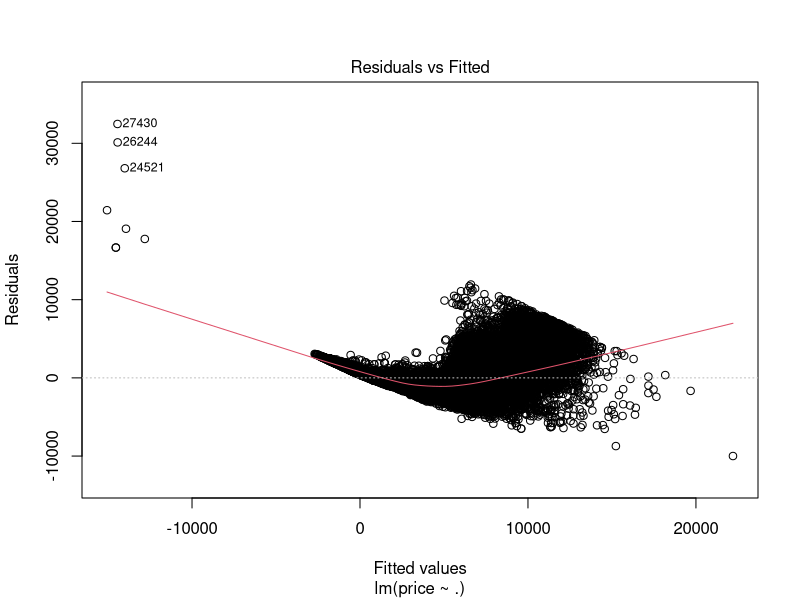
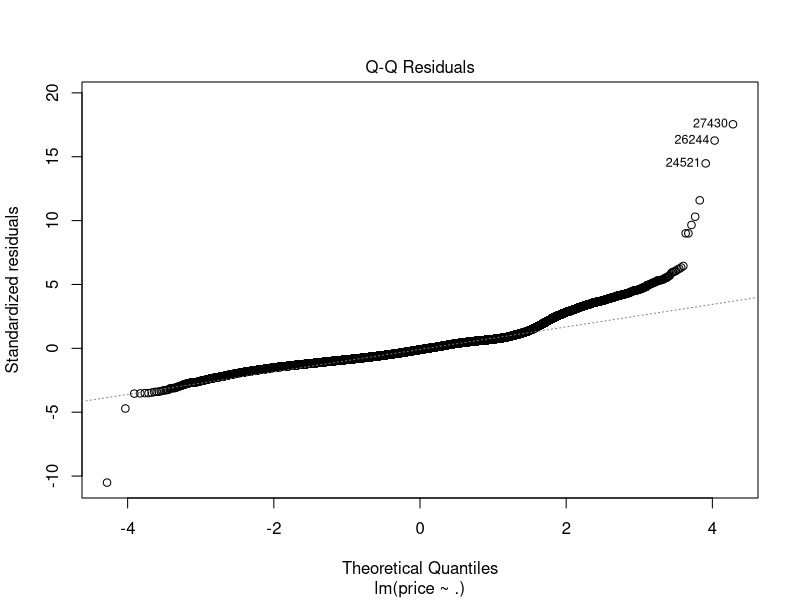
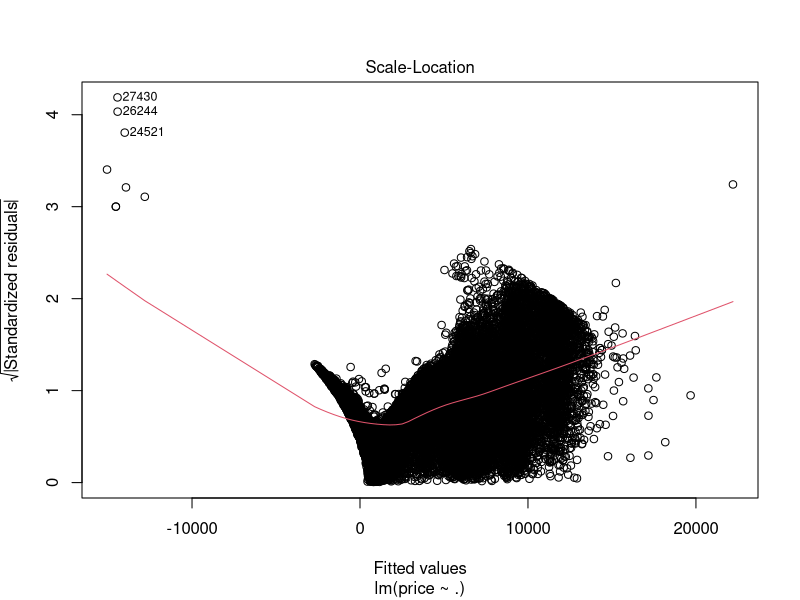
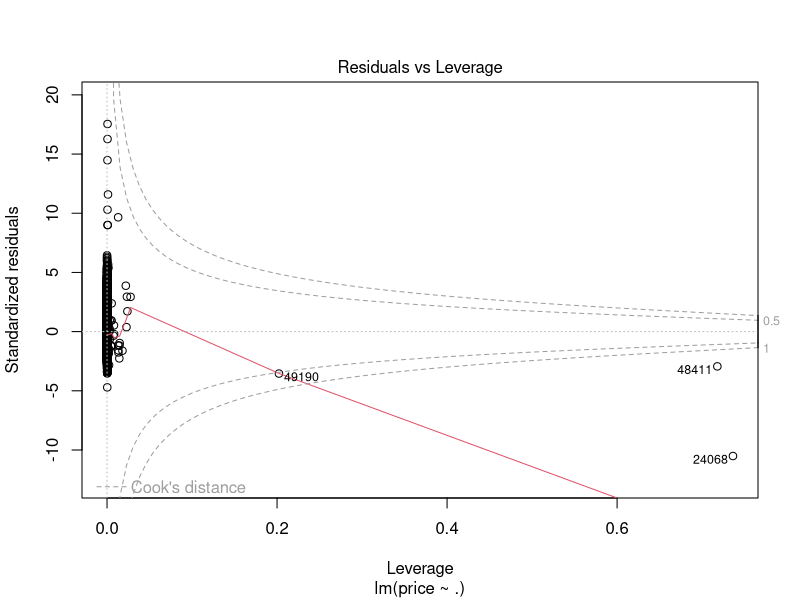
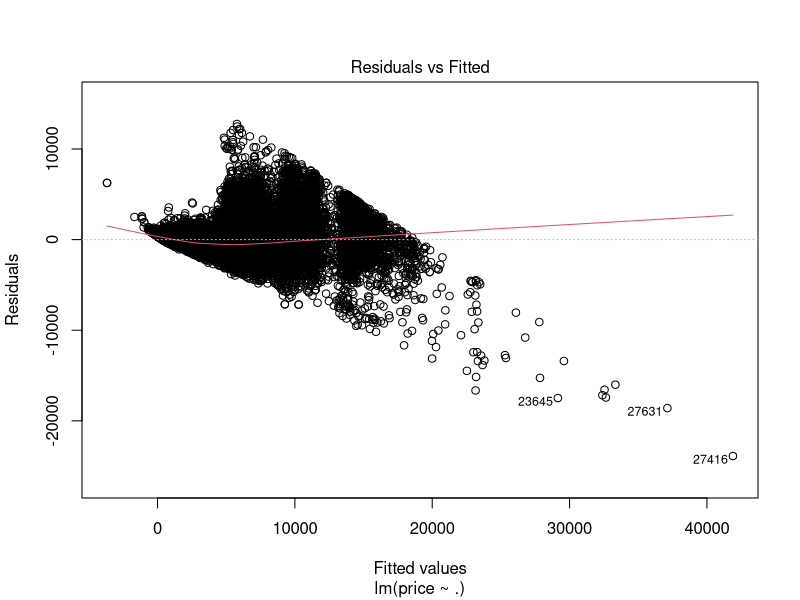
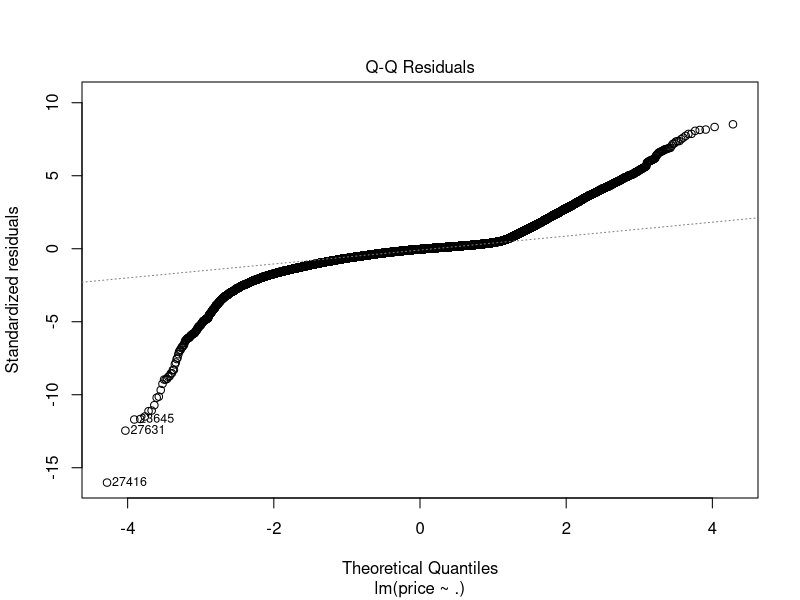
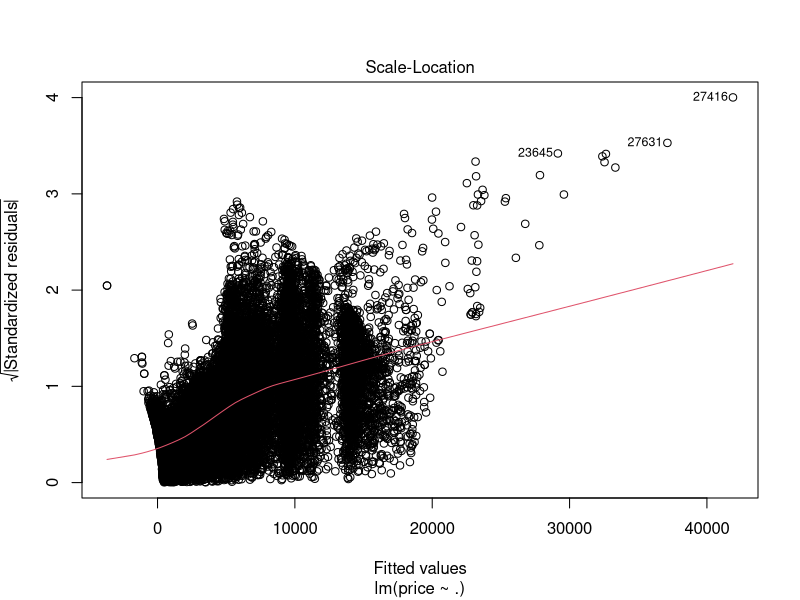
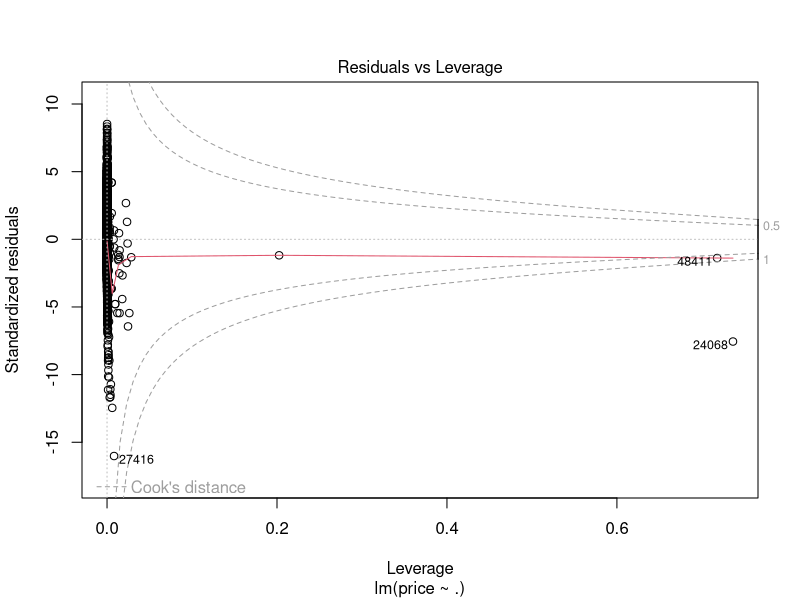

Source code (R) for these figures, in order: (Note: this script raises an error after producing the figures.)
setwd('D:/RWS')
getwd()

library(ggplot2)
data=data.frame(diamonds)
summary(diamonds)
str(diamonds)
modal=lm(price~.,data[,-c(1,2,3,4)])
plot(modal)
modal1=lm(price~.,data[,-c(2,3,4)])
plot(modal1)

data1=data.frame(CO2)
data=data1[,c(4,5)]
View(data)
plot(data1$uptake,data1$conc)
modal2=lm(conc~.,data1[,c(4,5)])
plot(modal2)
modal3=lm(price~.,data1[,-c(2,3,4)])
plot(modal1)
line=abline(lm(data1$conc~data1$uptake))
plot(line)












a=c(1,2,3)
a
str(a)
a=c(1,2,"good")
a
str(a)
a